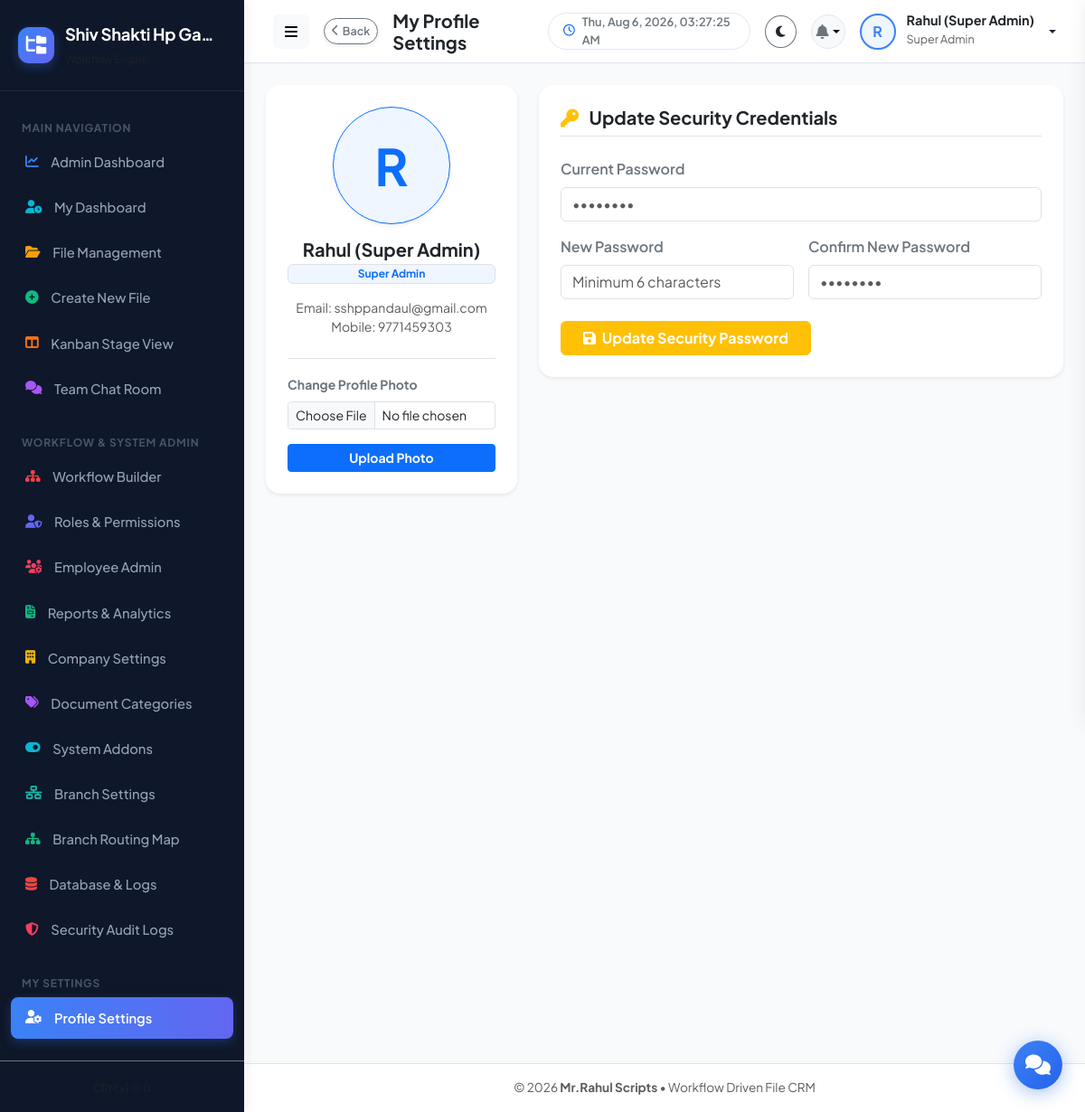
The page /employee/profile.php (signed in) on the database its author committed.
### tables this page shows
CREATE TABLE company_settings (
              id INTEGER PRIMARY KEY AUTOINCREMENT,
              company_name TEXT NOT NULL,
              company_email TEXT,
              company_mobile TEXT,
              company_address TEXT,
              company_logo TEXT DEFAULT 'default-logo.png',
              updated_at DATETIME DEFAULT CURRENT_TIMESTAMP
            , custom_upload_path TEXT NULL);

CREATE TABLE users (
          id INTEGER PRIMARY KEY AUTOINCREMENT,
          name TEXT NOT NULL,
          email TEXT NOT NULL UNIQUE,
          mobile TEXT NOT NULL,
          password TEXT NOT NULL,
          role_id INTEGER NOT NULL,
          profile_photo TEXT DEFAULT 'default-avatar.png',
          status TEXT DEFAULT 'active',
          created_at DATETIME DEFAULT CURRENT_TIMESTAMP, last_activity TEXT DEFAULT '2026-08-04 00:00:00', branch_id INTEGER DEFAULT 1,
          FOREIGN KEY (role_id) REFERENCES roles(id)
        );

CREATE TABLE roles (
          id INTEGER PRIMARY KEY AUTOINCREMENT,
          role_name TEXT NOT NULL UNIQUE,
          role_key TEXT NOT NULL UNIQUE,
          description TEXT DEFAULT '',
          permissions TEXT NULL,
          created_at DATETIME DEFAULT CURRENT_TIMESTAMP
        );

### includes/auth.php (called while the page is built, shortened)
<?php
require_once __DIR__ . '/functions.php';
function getLoggedInUser(): ?array {
    if (isset($_SESSION['user_id'])) {
        return $_SESSION['user'] ?? null;
    }
    return null;
}
function hasPermission(string $permission): bool {
    $user = getLoggedInUser();
    if (($user['role_key'] ?? '') === 'super_admin') {
        return true;
    }
    $permissions = $user['permissions'] ?? [];
    return in_array('*', $permissions) || in_array($permission, $permissions);
}

### includes/functions.php (called while the page is built, shortened)
<?php
function isFeatureEnabled(string $featureKey): bool {
    try {
        $db = getDB();
        $stmt = $db->prepare("SELECT status FROM system_features WHERE feature_key = :key LIMIT 1");
        $stmt->execute(['key' => $featureKey]);
        $status = $stmt->fetchColumn();
        return $status === 'enabled';
    } catch (Exception $e) {
        return false;
    }
}

### employee/profile.php (the view, shortened to what this page needs)
<?php
require_once __DIR__ . '/../includes/header.php';
$db = getDB();
$user = getLoggedInUser();
$userId = $user['id'];
$stmt = $db->prepare("SELECT u.*, r.role_name FROM users u JOIN roles r ON u.role_id = r.id WHERE u.id = :id");
$stmt->execute(['id' => $userId]);
$userData = $stmt->fetch();
?>
<div class="row g-4">
  <div class="col-md-4">
    <div class="card border-0 shadow-sm p-4 text-center" style="border-radius: var(--radius-lg);">
      <div class="position-relative d-inline-block mx-auto mb-3">
        <?php if (!empty($userData['profile_photo']) && $userData['profile_photo'] !== 'default-avatar.png' && file_exists(PROFILE_UPLOAD_DIR . $userData['profile_photo'])): ?>
          <img src="<?= APP_URL ?>/serve.php?file=profiles/<?= htmlspecialchars($userData['profile_photo']) ?>" class="rounded-circle border border-primary p-1 shadow-sm" style="width: 130px; height: 130px; object-fit: cover;">
        <?php else: ?>
          <div class="rounded-circle bg-primary-soft text-primary d-flex align-items-center justify-content-center border border-primary p-1 mx-auto shadow-sm" style="width: 130px; height: 130px; font-size: 3.5rem; font-weight: 700;">
            <?= strtoupper(substr($userData['name'], 0, 1)) ?>
          </div>
        <?php endif; ?>
      </div>
      <h5 class="fw-bold text-dark mb-1"><?= htmlspecialchars($userData['name']) ?></h5>
      <span class="badge bg-primary-soft text-primary border mb-3"><?= htmlspecialchars($userData['role_name']) ?></span>
      <p class="text-muted small mb-4">
        Email: <?= htmlspecialchars($userData['email']) ?><br>
        Mobile: <?= htmlspecialchars($userData['mobile']) ?>
      </p>
      <form action="profile.php" method="POST" enctype="multipart/form-data" class="border-top pt-3">
        <div class="mb-3 text-start">
          <label class="form-label fw-bold text-secondary small">Change Profile Photo</label>
          <input type="file" name="profile_photo" class="form-control form-control-sm" accept="image/*" required>
        </div>
        <button type="submit" class="btn btn-primary btn-sm w-100 fw-bold">Upload Photo</button>
      </form>
    </div>
  </div>
  <div class="col-md-8">
    <div class="card border-0 shadow-sm p-4" style="border-radius: var(--radius-lg);">
      <h5 class="fw-bold text-dark border-bottom pb-2 mb-4"><i class="fas fa-key text-warning me-2"></i> Update Security Credentials</h5>
      <form action="profile.php" method="POST">
        <div class="mb-3">
          <label class="form-label fw-semibold text-secondary">Current Password</label>
          <input type="password" name="old_password" class="form-control" placeholder="••••••••" required>
        </div>
        <div class="row g-3 mb-4">
          <div class="col-md-6">
            <label class="form-label fw-semibold text-secondary">New Password</label>
            <input type="password" name="new_password" class="form-control" placeholder="Minimum 6 characters" required>
          </div>
          <div class="col-md-6">
            <label class="form-label fw-semibold text-secondary">Confirm New Password</label>
            <input type="password" name="confirm_password" class="form-control" placeholder="••••••••" required>
          </div>
        </div>
        <button type="submit" class="btn btn-warning text-white fw-bold px-4">
          <i class="fas fa-save me-1"></i> Update Security Password
        </button>
      </form>
    </div>
  </div>
</div>
<?php require_once __DIR__ . '/../includes/footer.php'; ?>

### includes/sidebar.php
<?php
$currentPage = basename($_SERVER['PHP_SELF']);
$user = getLoggedInUser();
$roleKey = $user['role_key'] ?? '';
$isAdmin = in_array($roleKey, ['super_admin', 'admin']);
$db = getDB();
$companyInfo = $db->query("SELECT * FROM company_settings LIMIT 1")->fetch() ?: [
    'company_name' => 'File CRM',
    'company_logo' => 'default-logo.png'
];
?>
<aside class="app-sidebar">
  <div class="sidebar-header">
    <?php if (!empty($companyInfo['company_logo']) && $companyInfo['company_logo'] !== 'default-logo.png' && file_exists(UPLOAD_DIR . $companyInfo['company_logo'])): ?>
      <img src="<?= APP_URL ?>/serve.php?file=<?= htmlspecialchars($companyInfo['company_logo']) ?>" class="img-fluid rounded border-0" style="max-height: 40px; max-width: 45px; object-fit: contain;">
    <?php else: ?>
      <div class="brand-icon">
        <i class="fas fa-folder-tree text-white"></i>
      </div>
    <?php endif; ?>
    <div class="brand-details">
      <div class="brand-text text-truncate" style="max-width: 170px;" title="<?= htmlspecialchars($companyInfo['company_name']) ?>">
        <?= htmlspecialchars($companyInfo['company_name']) ?>
      </div>
      <small class="text-muted brand-subtext" style="font-size: 0.72rem;">Workflow Engine</small>
    </div>
  </div>
  <div class="sidebar-menu">
    <div class="menu-category">Main Navigation</div>
    <?php if ($isAdmin): ?>
      <a href="<?= APP_URL ?>/admin/dashboard.php" title="Admin Dashboard" class="nav-item-custom <?= $currentPage === 'dashboard.php' && str_contains($_SERVER['PHP_SELF'], 'admin') ? 'active' : '' ?>">
        <i class="fas fa-chart-line sidebar-icon-blue"></i> <span>Admin Dashboard</span>
      </a>
    <?php endif; ?>
    <a href="<?= APP_URL ?>/employee/dashboard.php" title="My Dashboard" class="nav-item-custom <?= $currentPage === 'dashboard.php' && str_contains($_SERVER['PHP_SELF'], 'employee') ? 'active' : '' ?>">
      <i class="fas fa-user-clock sidebar-icon-cyan"></i> <span>My Dashboard</span>
    </a>
    <a href="<?= APP_URL ?>/employee/my-files.php" title="File Management" class="nav-item-custom <?= $currentPage === 'my-files.php' ? 'active' : '' ?>">
      <i class="fas fa-folder-open sidebar-icon-amber"></i> <span>File Management</span>
    </a>
    <?php if (hasPermission('create_file')): ?>
      <a href="<?= APP_URL ?>/employee/create-file.php" title="Create New File" class="nav-item-custom <?= $currentPage === 'create-file.php' ? 'active' : '' ?>">
        <i class="fas fa-plus-circle sidebar-icon-green"></i> <span>Create New File</span>
      </a>
    <?php endif; ?>
    <?php if (isFeatureEnabled('auto_assignment')): ?>
      <a href="<?= APP_URL ?>/employee/kanban.php" title="Kanban Stage View" class="nav-item-custom <?= $currentPage === 'kanban.php' ? 'active' : '' ?>">
        <i class="fas fa-columns sidebar-icon-orange"></i> <span>Kanban Stage View</span>
      </a>
    <?php endif; ?>
    <?php if (isFeatureEnabled('in_app_chat')): ?>
      <a href="<?= APP_URL ?>/employee/chat.php" title="Team Chat Room" class="nav-item-custom <?= $currentPage === 'chat.php' ? 'active' : '' ?>">
        <i class="fas fa-comments sidebar-icon-purple"></i> <span>Team Chat Room</span>
      </a>
    <?php endif; ?>
    <?php if ($isAdmin): ?>
      <div class="menu-category mt-3">Workflow & System Admin</div>
      <a href="<?= APP_URL ?>/admin/workflow-builder.php" title="Workflow Builder" class="nav-item-custom <?= $currentPage === 'workflow-builder.php' ? 'active' : '' ?>">
        <i class="fas fa-sitemap sidebar-icon-red"></i> <span>Workflow Builder</span>
      </a>
      <a href="<?= APP_URL ?>/admin/roles.php" title="Roles & Permissions" class="nav-item-custom <?= $currentPage === 'roles.php' ? 'active' : '' ?>">
        <i class="fas fa-user-shield sidebar-icon-indigo"></i> <span>Roles & Permissions</span>
      </a>
      <a href="<?= APP_URL ?>/admin/users.php" title="Employee Admin" class="nav-item-custom <?= $currentPage === 'users.php' ? 'active' : '' ?>">
        <i class="fas fa-users-cog sidebar-icon-rose"></i> <span>Employee Admin</span>
      </a>
      <a href="<?= APP_URL ?>/admin/reports.php" title="Reports & Analytics" class="nav-item-custom <?= $currentPage === 'reports.php' ? 'active' : '' ?>">
        <i class="fas fa-file-invoice sidebar-icon-emerald"></i> <span>Reports & Analytics</span>
      </a>
      <a href="<?= APP_URL ?>/admin/company-profile.php" title="Company Settings" class="nav-item-custom <?= $currentPage === 'company-profile.php' ? 'active' : '' ?>">
        <i class="fas fa-building sidebar-icon-yellow"></i> <span>Company Settings</span>
      </a>
      <a href="<?= APP_URL ?>/admin/document-types.php" title="Document Categories" class="nav-item-custom <?= $currentPage === 'document-types.php' ? 'active' : '' ?>">
        <i class="fas fa-tags sidebar-icon-purple" style="color: #a855f7;"></i> <span>Document Categories</span>
      </a>
      <a href="<?= APP_URL ?>/admin/features.php" title="System Features" class="nav-item-custom <?= $currentPage === 'features.php' ? 'active' : '' ?>">
        <i class="fas fa-toggle-on sidebar-icon-cyan"></i> <span>System Addons</span>
      </a>
      <?php if (isFeatureEnabled('multi_branch')): ?>
        <a href="<?= APP_URL ?>/admin/branches.php" title="Branch Settings" class="nav-item-custom <?= $currentPage === 'branches.php' ? 'active' : '' ?>">
          <i class="fas fa-network-wired sidebar-icon-teal"></i> <span>Branch Settings</span>
        </a>
      <?php endif; ?>
      <a href="<?= APP_URL ?>/admin/branch-workflow.php" title="Branch Routing Map" class="nav-item-custom <?= $currentPage === 'branch-workflow.php' ? 'active' : '' ?>">
        <i class="fas fa-sitemap sidebar-icon-emerald"></i> <span>Branch Routing Map</span>
      </a>
      <a href="<?= APP_URL ?>/admin/database.php" title="Database & Logs" class="nav-item-custom <?= $currentPage === 'database.php' ? 'active' : '' ?>">
        <i class="fas fa-database sidebar-icon-red"></i> <span>Database & Logs</span>
      </a>
      <a href="<?= APP_URL ?>/admin/security-audit.php" title="Security Audit Logs" class="nav-item-custom <?= $currentPage === 'security-audit.php' ? 'active' : '' ?>">
        <i class="fas fa-shield-alt sidebar-icon-rose"></i> <span>Security Audit Logs</span>
      </a>
    <?php endif; ?>
    <div class="menu-category mt-3">My Settings</div>
    <a href="<?= APP_URL ?>/employee/profile.php" title="Profile Settings" class="nav-item-custom <?= $currentPage === 'profile.php' ? 'active' : '' ?>">
      <i class="fas fa-user-cog sidebar-icon-violet"></i> <span>Profile Settings</span>
    </a>
  </div>
  <div class="p-3 border-top border-secondary border-opacity-20 text-center sidebar-footer-div">
    <small class="text-muted" style="font-size: 0.75rem;">CRM v<?= APP_VERSION ?></small>
  </div>
</aside>

### assets/css/style.css (style rules this page uses)
:root { --primary-color: #3b82f6; --primary-hover: #2563eb; --primary-light: #eff6ff; --secondary-color: #64748b; --accent-color: #6366f1; --success-color: #10b981; --warning-color: #f59e0b; --danger-color: #ef4444; --info-color: #06b6d4; --bg-main: #f8fafc; --bg-card: #ffffff; --bg-sidebar: #0f172a; --sidebar-text: #94a3b8; --sidebar-active: #ffffff; --sidebar-hover: #1e293b; --text-main: #1e293b; --text-muted: #64748b; --border-color: #e2e8f0; --card-shadow: 0 4px 6px -1px rgba(0, 0, 0, 0.05), 0 2px 4px -1px rgba(0, 0, 0, 0.03); --card-shadow-hover: 0 20px 25px -5px rgba(0, 0, 0, 0.08), 0 10px 10px -5px rgba(0, 0, 0, 0.04); --font-family: 'Plus Jakarta Sans', -apple-system, BlinkMacSystemFont, "Segoe UI", Roboto, sans-serif; --radius-sm: 8px; --radius-md: 12px; --radius-lg: 16px; --transition: all 0.25s cubic-bezier(0.4, 0, 0.2, 1); }
* { box-sizing: border-box; margin: 0; padding: 0; }
body { font-family: var(--font-family); background-color: var(--bg-main); color: var(--text-main); min-height: 100vh; overflow-x: hidden; }
.app-sidebar { width: 270px; background-color: var(--bg-sidebar); color: var(--sidebar-text); display: flex; flex-direction: column; transition: var(--transition); z-index: 1040; box-shadow: 4px 0 10px rgba(0, 0, 0, 0.05); }
.sidebar-header { padding: 1.5rem 1.25rem; display: flex; align-items: center; gap: 0.75rem; border-bottom: 1px solid rgba(255, 255, 255, 0.08); }
.brand-icon { width: 40px; height: 40px; background: linear-gradient(135deg, var(--primary-color), var(--accent-color)); color: #ffffff; border-radius: var(--radius-md); display: flex; align-items: center; justify-content: center; font-size: 1.25rem; font-weight: 700; box-shadow: 0 4px 12px rgba(59, 130, 246, 0.3); }
.brand-text { font-size: 1.15rem; font-weight: 700; color: #ffffff; letter-spacing: -0.3px; }
.sidebar-menu { padding: 1.25rem 0.75rem; flex: 1; overflow-y: auto; }
.menu-category { font-size: 0.75rem; font-weight: 700; text-transform: uppercase; letter-spacing: 0.8px; color: #475569; padding: 0.75rem 0.75rem 0.35rem 0.75rem; }
.nav-item-custom { display: flex; align-items: center; gap: 0.85rem; padding: 0.75rem 1rem; color: var(--sidebar-text); text-decoration: none; border-radius: var(--radius-sm); font-size: 0.92rem; font-weight: 500; transition: var(--transition); margin-bottom: 0.25rem; }
.nav-item-custom.active { background: linear-gradient(90deg, var(--primary-color), var(--accent-color)); color: #ffffff; font-weight: 600; box-shadow: 0 4px 12px rgba(59, 130, 246, 0.25); }
.bg-primary-soft { background: #eff6ff; color: #3b82f6; }
@media (min-width: 769px) { .app-sidebar { width: 270px; flex-shrink: 0; transition: width 0.25s cubic-bezier(0.4, 0, 0.2, 1); } }
.sidebar-icon-blue { color: #3b82f6 !important; }
.sidebar-icon-cyan { color: #06b6d4 !important; }
.sidebar-icon-amber { color: #f59e0b !important; }
.sidebar-icon-green { color: #10b981 !important; }
.sidebar-icon-orange { color: #f97316 !important; }
.sidebar-icon-purple { color: #a855f7 !important; }
.sidebar-icon-red { color: #ef4444 !important; }
.sidebar-icon-indigo { color: #6366f1 !important; }
.sidebar-icon-rose { color: #f43f5e !important; }
.sidebar-icon-emerald { color: #10b981 !important; }
.sidebar-icon-yellow { color: #eab308 !important; }
.sidebar-icon-teal { color: #14b8a6 !important; }
.sidebar-icon-violet { color: #8b5cf6 !important; }
.nav-item-custom.active i { color: #ffffff !important; }

### rows shown on the page
company_settings: company_name "Shiv Shakti Hp Ga…"
users: name "R", name "Rahul (Super Admin)", role.role_name "Super Admin", email "sshppandaul@gmail.com", mobile "9771459303"

### other values the page prints
$pageTitle "My Profile Settings"
substr($currentUser['name'] ?? 'U', 0, 1) "R"
$currentUser['name'] "Rahul (Super Admin)"
$currentUser['role_name'] "Super Admin"
